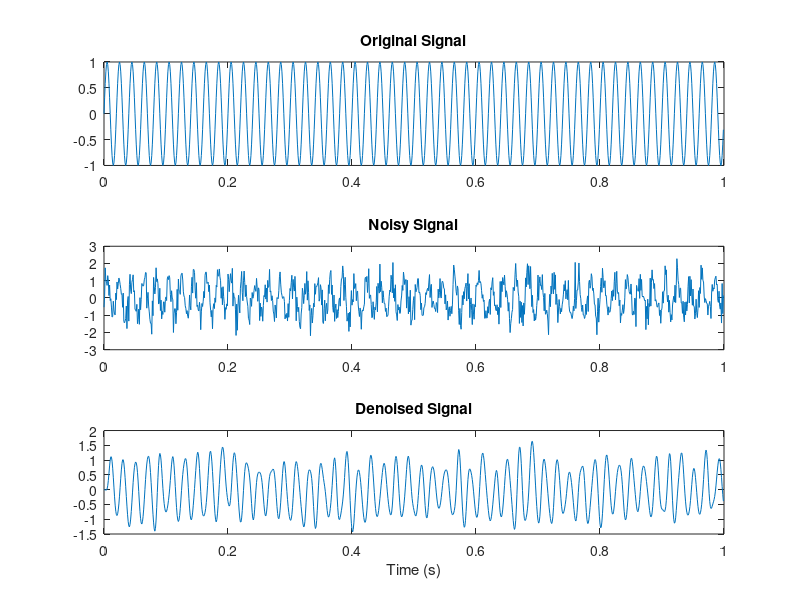

Source code (MATLAB):

% Simple example: remove noise from a sine wave using a low-pass filter

fs = 1000;                  % Sampling frequency
t = 0:1/fs:1-1/fs;          % Time vector
signal = sin(2*pi*50*t);    % Original signal

% Add Gaussian noise
noisy_signal = signal + 0.5*randn(size(t));

% Design a low-pass filter
fc = 100;                    % Cut-off frequency
[b, a] = butter(6, fc/(fs/2), 'low');  % 6th order Butterworth filter

% Filter the noisy signal
denoised_signal = filter(b, a, noisy_signal);

% Plot the results
figure;
subplot(3,1,1);
plot(t, signal);
title('Original Signal');

subplot(3,1,2);
plot(t, noisy_signal);
title('Noisy Signal');

subplot(3,1,3);
plot(t, denoised_signal);
title('Denoised Signal');
xlabel('Time (s)');
